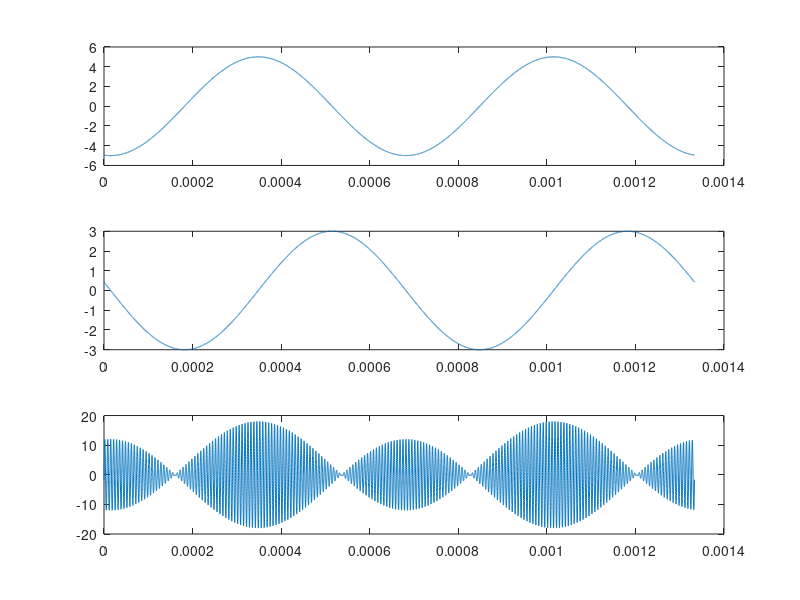

MATLAB code for this plot:
%AM
a = 5;
b = 3;
N = a*b;
f = N*100;
fc = 100*f;
% tin hieu
s = @(t, f) 5*cos(2*pi*f*t + 3);
% song mang
c = @(t, fc) 3*sin(2*pi*fc*t + 3);
% dieu che
Tc = 1/fc;
t = 0:Tc/100:2/f;

y = (1 + s(t,f)).*c(t,fc);
subplot(3,1,1);
plot(t,s(t,f));
subplot(3,1,2);
plot(t,c(t,f));
subplot(3,1,3);
plot(t,y);